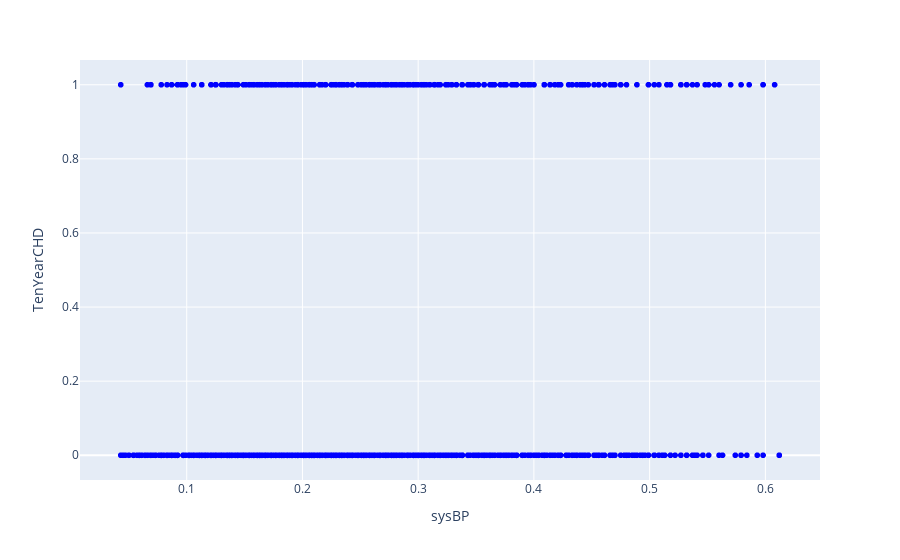

Notebook code for this chart:
### Code cell
ex.scatter(df,x='sysBP',y='TenYearCHD',
             color_discrete_sequence=['blue','yellow','black'])

### Figure 1 — Plotly figure (JSON) as saved in the notebook; plotly's stock layout.template omitted (floating-point values rounded to 4 significant figures; data arrays with more than 128 entries replaced by an {"elided": "..."} marker saying what was removed)
{"data": [{"hovertemplate": "sysBP=%{x}<br>TenYearCHD=%{y}<extra></extra>", "legendgroup": "", "marker": {"color": "blue", "symbol": "circle"}, "mode": "markers", "name": "", "showlegend": false, "type": "scattergl", "x": {"elided": "3726 float values"}, "xaxis": "x", "y": {"elided": "3726 int values"}, "yaxis": "y"}], "layout": {"autosize": true, "legend": {"tracegroupgap": 0}, "margin": {"t": 60}, "xaxis": {"anchor": "y", "autorange": true, "domain": [0, 1], "range": [0.008564, 0.6464], "title": {"text": "sysBP"}, "type": "linear"}, "yaxis": {"anchor": "x", "autorange": true, "domain": [0, 1], "range": [-0.07743, 1.077], "title": {"text": "TenYearCHD"}, "type": "linear"}}}
